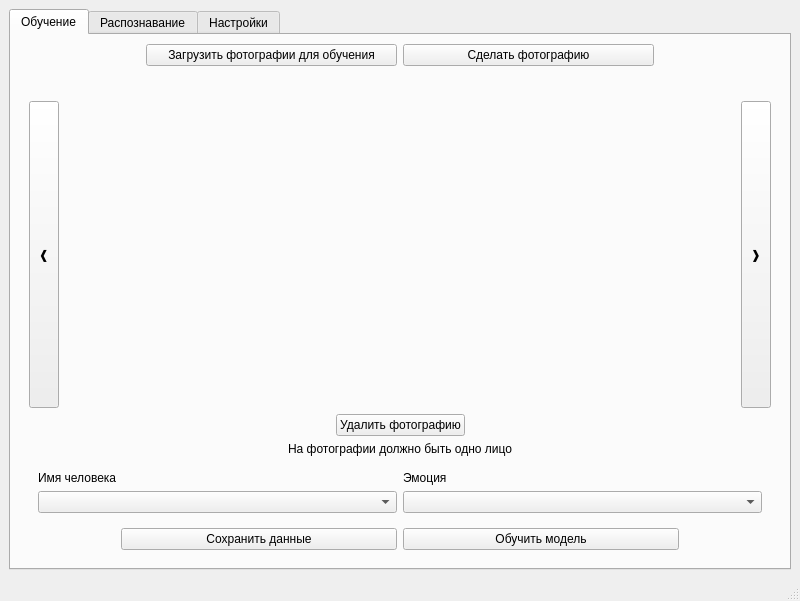
<?xml version="1.0" encoding="UTF-8"?>
<ui version="4.0">
 <class>MainWindow</class>
 <widget class="QMainWindow" name="MainWindow">
  <property name="geometry">
   <rect>
    <x>0</x>
    <y>0</y>
    <width>800</width>
    <height>601</height>
   </rect>
  </property>
  <property name="windowTitle">
   <string>FaceAnalyzer</string>
  </property>
  <widget class="QWidget" name="centralwidget">
   <layout class="QVBoxLayout" name="verticalLayout">
    <item>
     <widget class="QTabWidget" name="tab_widget">
      <property name="currentIndex">
       <number>0</number>
      </property>
      <widget class="QWidget" name="tap_learning">
       <attribute name="title">
        <string>Обучение</string>
       </attribute>
       <layout class="QVBoxLayout" name="verticalLayout_3">
        <item>
         <layout class="QHBoxLayout" name="horizontalLayout_3" stretch="1,2,2,1">
          <item>
           <spacer name="horizontalSpacer_13">
            <property name="orientation">
             <enum>Qt::Horizontal</enum>
            </property>
            <property name="sizeHint" stdset="0">
             <size>
              <width>40</width>
              <height>20</height>
             </size>
            </property>
           </spacer>
          </item>
          <item>
           <widget class="QPushButton" name="btn_load_images1">
            <property name="sizePolicy">
             <sizepolicy hsizetype="Minimum" vsizetype="Fixed">
              <horstretch>0</horstretch>
              <verstretch>0</verstretch>
             </sizepolicy>
            </property>
            <property name="text">
             <string>Загрузить фотографии для обучения</string>
            </property>
           </widget>
          </item>
          <item>
           <widget class="QPushButton" name="btn_take_photo">
            <property name="text">
             <string>Сделать фотографию</string>
            </property>
           </widget>
          </item>
          <item>
           <spacer name="horizontalSpacer_3">
            <property name="orientation">
             <enum>Qt::Horizontal</enum>
            </property>
            <property name="sizeHint" stdset="0">
             <size>
              <width>40</width>
              <height>20</height>
             </size>
            </property>
           </spacer>
          </item>
         </layout>
        </item>
        <item>
         <widget class="QWidget" name="learning_content_2" native="true">
          <property name="enabled">
           <bool>true</bool>
          </property>
          <property name="styleSheet">
           <string notr="true"/>
          </property>
          <layout class="QVBoxLayout" name="learning_content">
           <item>
            <widget class="QLabel" name="lbl_image_name1">
             <property name="text">
              <string/>
             </property>
             <property name="alignment">
              <set>Qt::AlignCenter</set>
             </property>
            </widget>
           </item>
           <item>
            <layout class="QHBoxLayout" name="horizontalLayout_12">
             <item>
              <widget class="QToolButton" name="btn_left_image1">
               <property name="sizePolicy">
                <sizepolicy hsizetype="Fixed" vsizetype="Preferred">
                 <horstretch>0</horstretch>
                 <verstretch>0</verstretch>
                </sizepolicy>
               </property>
               <property name="minimumSize">
                <size>
                 <width>30</width>
                 <height>0</height>
                </size>
               </property>
               <property name="text">
                <string>❰</string>
               </property>
              </widget>
             </item>
             <item>
              <widget class="QLabel" name="image1">
               <property name="sizePolicy">
                <sizepolicy hsizetype="Expanding" vsizetype="Expanding">
                 <horstretch>0</horstretch>
                 <verstretch>0</verstretch>
                </sizepolicy>
               </property>
               <property name="text">
                <string/>
               </property>
               <property name="scaledContents">
                <bool>false</bool>
               </property>
               <property name="alignment">
                <set>Qt::AlignCenter</set>
               </property>
              </widget>
             </item>
             <item>
              <widget class="QToolButton" name="btn_right_image1">
               <property name="sizePolicy">
                <sizepolicy hsizetype="Fixed" vsizetype="Preferred">
                 <horstretch>0</horstretch>
                 <verstretch>0</verstretch>
                </sizepolicy>
               </property>
               <property name="minimumSize">
                <size>
                 <width>30</width>
                 <height>0</height>
                </size>
               </property>
               <property name="text">
                <string>❱</string>
               </property>
              </widget>
             </item>
            </layout>
           </item>
           <item>
            <layout class="QHBoxLayout" name="horizontalLayout_14">
             <item>
              <spacer name="horizontalSpacer_12">
               <property name="orientation">
                <enum>Qt::Horizontal</enum>
               </property>
               <property name="sizeHint" stdset="0">
                <size>
                 <width>40</width>
                 <height>20</height>
                </size>
               </property>
              </spacer>
             </item>
             <item>
              <widget class="QPushButton" name="btn_delete_image">
               <property name="text">
                <string>Удалить фотографию</string>
               </property>
              </widget>
             </item>
             <item>
              <spacer name="horizontalSpacer_10">
               <property name="orientation">
                <enum>Qt::Horizontal</enum>
               </property>
               <property name="sizeType">
                <enum>QSizePolicy::Expanding</enum>
               </property>
               <property name="sizeHint" stdset="0">
                <size>
                 <width>40</width>
                 <height>20</height>
                </size>
               </property>
              </spacer>
             </item>
            </layout>
           </item>
           <item>
            <widget class="QLabel" name="lbl_learning_error">
             <property name="text">
              <string>На фотографии должно быть одно лицо</string>
             </property>
             <property name="alignment">
              <set>Qt::AlignCenter</set>
             </property>
            </widget>
           </item>
           <item>
            <widget class="QWidget" name="learning_tools" native="true">
             <layout class="QGridLayout" name="gridLayout">
              <item row="1" column="0">
               <widget class="QLabel" name="lbl_name">
                <property name="text">
                 <string>Имя человека</string>
                </property>
               </widget>
              </item>
              <item row="1" column="1">
               <widget class="QLabel" name="lbl_emotion">
                <property name="text">
                 <string>Эмоция</string>
                </property>
               </widget>
              </item>
              <item row="2" column="0">
               <widget class="QComboBox" name="cb_name">
                <property name="styleSheet">
                 <string notr="true"/>
                </property>
               </widget>
              </item>
              <item row="2" column="1">
               <widget class="QComboBox" name="cb_emotion"/>
              </item>
             </layout>
            </widget>
           </item>
           <item>
            <layout class="QHBoxLayout" name="horizontalLayout_4" stretch="1,3,3,1">
             <item>
              <spacer name="horizontalSpacer_11">
               <property name="orientation">
                <enum>Qt::Horizontal</enum>
               </property>
               <property name="sizeHint" stdset="0">
                <size>
                 <width>40</width>
                 <height>20</height>
                </size>
               </property>
              </spacer>
             </item>
             <item>
              <widget class="QPushButton" name="btn_save_data">
               <property name="text">
                <string>Сохранить данные</string>
               </property>
              </widget>
             </item>
             <item>
              <widget class="QPushButton" name="btn_learn">
               <property name="sizePolicy">
                <sizepolicy hsizetype="Minimum" vsizetype="Fixed">
                 <horstretch>0</horstretch>
                 <verstretch>0</verstretch>
                </sizepolicy>
               </property>
               <property name="text">
                <string>Обучить модель</string>
               </property>
              </widget>
             </item>
             <item>
              <spacer name="horizontalSpacer_4">
               <property name="orientation">
                <enum>Qt::Horizontal</enum>
               </property>
               <property name="sizeHint" stdset="0">
                <size>
                 <width>40</width>
                 <height>20</height>
                </size>
               </property>
              </spacer>
             </item>
            </layout>
           </item>
          </layout>
         </widget>
        </item>
       </layout>
      </widget>
      <widget class="QWidget" name="tap_recognition">
       <attribute name="title">
        <string>Распознавание</string>
       </attribute>
       <layout class="QVBoxLayout" name="verticalLayout_2">
        <item>
         <widget class="QLabel" name="model_label">
          <property name="text">
           <string/>
          </property>
         </widget>
        </item>
        <item>
         <widget class="QToolBox" name="tool_box">
          <property name="currentIndex">
           <number>0</number>
          </property>
          <widget class="QWidget" name="page_image">
           <property name="geometry">
            <rect>
             <x>0</x>
             <y>0</y>
             <width>308</width>
             <height>157</height>
            </rect>
           </property>
           <attribute name="label">
            <string>Фотографии</string>
           </attribute>
           <layout class="QVBoxLayout" name="verticalLayout_5">
            <item>
             <layout class="QHBoxLayout" name="horizontalLayout" stretch="1,2,1">
              <item>
               <spacer name="horizontalSpacer_5">
                <property name="orientation">
                 <enum>Qt::Horizontal</enum>
                </property>
                <property name="sizeHint" stdset="0">
                 <size>
                  <width>40</width>
                  <height>20</height>
                 </size>
                </property>
               </spacer>
              </item>
              <item>
               <widget class="QPushButton" name="btn_load_images2">
                <property name="text">
                 <string>Загрузить фотографии</string>
                </property>
               </widget>
              </item>
              <item>
               <spacer name="horizontalSpacer_6">
                <property name="orientation">
                 <enum>Qt::Horizontal</enum>
                </property>
                <property name="sizeHint" stdset="0">
                 <size>
                  <width>40</width>
                  <height>20</height>
                 </size>
                </property>
               </spacer>
              </item>
             </layout>
            </item>
            <item>
             <widget class="QWidget" name="image_content_2" native="true">
              <layout class="QVBoxLayout" name="image_content">
               <item>
                <widget class="QLabel" name="lbl_image_name2">
                 <property name="text">
                  <string/>
                 </property>
                 <property name="alignment">
                  <set>Qt::AlignCenter</set>
                 </property>
                </widget>
               </item>
               <item>
                <layout class="QHBoxLayout" name="horizontalLayout_13">
                 <item>
                  <widget class="QToolButton" name="btn_left_image2">
                   <property name="sizePolicy">
                    <sizepolicy hsizetype="Fixed" vsizetype="Preferred">
                     <horstretch>0</horstretch>
                     <verstretch>0</verstretch>
                    </sizepolicy>
                   </property>
                   <property name="minimumSize">
                    <size>
                     <width>30</width>
                     <height>0</height>
                    </size>
                   </property>
                   <property name="text">
                    <string>❰</string>
                   </property>
                  </widget>
                 </item>
                 <item>
                  <widget class="QLabel" name="image2">
                   <property name="sizePolicy">
                    <sizepolicy hsizetype="Expanding" vsizetype="Expanding">
                     <horstretch>0</horstretch>
                     <verstretch>0</verstretch>
                    </sizepolicy>
                   </property>
                   <property name="text">
                    <string/>
                   </property>
                   <property name="scaledContents">
                    <bool>false</bool>
                   </property>
                   <property name="alignment">
                    <set>Qt::AlignCenter</set>
                   </property>
                  </widget>
                 </item>
                 <item>
                  <widget class="QToolButton" name="btn_right_image2">
                   <property name="sizePolicy">
                    <sizepolicy hsizetype="Fixed" vsizetype="Preferred">
                     <horstretch>0</horstretch>
                     <verstretch>0</verstretch>
                    </sizepolicy>
                   </property>
                   <property name="minimumSize">
                    <size>
                     <width>30</width>
                     <height>0</height>
                    </size>
                   </property>
                   <property name="text">
                    <string>❱</string>
                   </property>
                  </widget>
                 </item>
                </layout>
               </item>
               <item>
                <widget class="QLabel" name="lbl_image_content">
                 <property name="text">
                  <string/>
                 </property>
                 <property name="alignment">
                  <set>Qt::AlignCenter</set>
                 </property>
                </widget>
               </item>
               <item>
                <layout class="QHBoxLayout" name="horizontalLayout_2" stretch="1,2,2,1">
                 <item>
                  <spacer name="horizontalSpacer_15">
                   <property name="orientation">
                    <enum>Qt::Horizontal</enum>
                   </property>
                   <property name="sizeHint" stdset="0">
                    <size>
                     <width>40</width>
                     <height>20</height>
                    </size>
                   </property>
                  </spacer>
                 </item>
                 <item>
                  <widget class="QPushButton" name="btn_save_images">
                   <property name="sizePolicy">
                    <sizepolicy hsizetype="Minimum" vsizetype="Fixed">
                     <horstretch>0</horstretch>
                     <verstretch>0</verstretch>
                    </sizepolicy>
                   </property>
                   <property name="text">
                    <string>Сохранить фотографии</string>
                   </property>
                  </widget>
                 </item>
                 <item>
                  <widget class="QPushButton" name="btn_save_statistic">
                   <property name="sizePolicy">
                    <sizepolicy hsizetype="Minimum" vsizetype="Fixed">
                     <horstretch>0</horstretch>
                     <verstretch>0</verstretch>
                    </sizepolicy>
                   </property>
                   <property name="text">
                    <string>Выгрузить статистику</string>
                   </property>
                  </widget>
                 </item>
                 <item>
                  <spacer name="horizontalSpacer_2">
                   <property name="orientation">
                    <enum>Qt::Horizontal</enum>
                   </property>
                   <property name="sizeHint" stdset="0">
                    <size>
                     <width>40</width>
                     <height>20</height>
                    </size>
                   </property>
                  </spacer>
                 </item>
                </layout>
               </item>
              </layout>
             </widget>
            </item>
           </layout>
          </widget>
          <widget class="QWidget" name="page_stream">
           <property name="geometry">
            <rect>
             <x>0</x>
             <y>0</y>
             <width>298</width>
             <height>81</height>
            </rect>
           </property>
           <attribute name="label">
            <string>Потоковое видео</string>
           </attribute>
           <layout class="QVBoxLayout" name="verticalLayout_6">
            <item>
             <layout class="QHBoxLayout" name="horizontalLayout_5" stretch="1,2,2,1">
              <item>
               <spacer name="horizontalSpacer_7">
                <property name="orientation">
                 <enum>Qt::Horizontal</enum>
                </property>
                <property name="sizeHint" stdset="0">
                 <size>
                  <width>40</width>
                  <height>20</height>
                 </size>
                </property>
               </spacer>
              </item>
              <item>
               <widget class="QPushButton" name="btn_run_stream">
                <property name="text">
                 <string>Запустить трансляцию</string>
                </property>
               </widget>
              </item>
              <item>
               <widget class="QPushButton" name="btn_stop_stream">
                <property name="enabled">
                 <bool>false</bool>
                </property>
                <property name="text">
                 <string>Остановить трансляцию</string>
                </property>
               </widget>
              </item>
              <item>
               <spacer name="horizontalSpacer_8">
                <property name="orientation">
                 <enum>Qt::Horizontal</enum>
                </property>
                <property name="sizeHint" stdset="0">
                 <size>
                  <width>40</width>
                  <height>20</height>
                 </size>
                </property>
               </spacer>
              </item>
             </layout>
            </item>
            <item>
             <widget class="QLabel" name="stream">
              <property name="sizePolicy">
               <sizepolicy hsizetype="Expanding" vsizetype="Expanding">
                <horstretch>0</horstretch>
                <verstretch>0</verstretch>
               </sizepolicy>
              </property>
              <property name="text">
               <string/>
              </property>
              <property name="alignment">
               <set>Qt::AlignCenter</set>
              </property>
             </widget>
            </item>
            <item>
             <widget class="QLabel" name="lbl_stream_content">
              <property name="text">
               <string/>
              </property>
              <property name="alignment">
               <set>Qt::AlignCenter</set>
              </property>
             </widget>
            </item>
           </layout>
          </widget>
         </widget>
        </item>
       </layout>
      </widget>
      <widget class="QWidget" name="tap_settings">
       <attribute name="title">
        <string>Настройки</string>
       </attribute>
       <layout class="QVBoxLayout" name="verticalLayout_4">
        <item>
         <layout class="QHBoxLayout" name="horizontalLayout_11" stretch="1,2">
          <item>
           <widget class="QPushButton" name="btn_db_manager">
            <property name="text">
             <string>Управление базой данных</string>
            </property>
           </widget>
          </item>
          <item>
           <spacer name="horizontalSpacer_9">
            <property name="orientation">
             <enum>Qt::Horizontal</enum>
            </property>
            <property name="sizeHint" stdset="0">
             <size>
              <width>40</width>
              <height>20</height>
             </size>
            </property>
           </spacer>
          </item>
         </layout>
        </item>
        <item>
         <layout class="QHBoxLayout" name="horizontalLayout_10"/>
        </item>
        <item>
         <layout class="QGridLayout" name="gridLayout_2" rowstretch="0,0,0" columnstretch="0,0,0">
          <item row="0" column="2">
           <spacer name="horizontalSpacer">
            <property name="orientation">
             <enum>Qt::Horizontal</enum>
            </property>
            <property name="sizeHint" stdset="0">
             <size>
              <width>40</width>
              <height>20</height>
             </size>
            </property>
           </spacer>
          </item>
          <item row="0" column="1">
           <widget class="QToolButton" name="btn_rect_color">
            <property name="text">
             <string>🎨</string>
            </property>
           </widget>
          </item>
          <item row="1" column="1">
           <widget class="QToolButton" name="btn_text_color">
            <property name="text">
             <string>🎨</string>
            </property>
           </widget>
          </item>
          <item row="1" column="0">
           <widget class="QCheckBox" name="cb_show_text">
            <property name="text">
             <string>Делать подписи на фотографиях</string>
            </property>
            <property name="checked">
             <bool>true</bool>
            </property>
           </widget>
          </item>
          <item row="0" column="0">
           <widget class="QCheckBox" name="cb_show_rect">
            <property name="text">
             <string>Показывать рамку вокруг лица</string>
            </property>
            <property name="checked">
             <bool>true</bool>
            </property>
           </widget>
          </item>
          <item row="2" column="0">
           <widget class="QCheckBox" name="cb_show_landmarks">
            <property name="text">
             <string>Показывать лицевые ориентиры</string>
            </property>
           </widget>
          </item>
          <item row="2" column="1">
           <widget class="QToolButton" name="btn_landmarks_color">
            <property name="text">
             <string>🎨</string>
            </property>
           </widget>
          </item>
         </layout>
        </item>
        <item>
         <spacer name="verticalSpacer">
          <property name="orientation">
           <enum>Qt::Vertical</enum>
          </property>
          <property name="sizeHint" stdset="0">
           <size>
            <width>20</width>
            <height>40</height>
           </size>
          </property>
         </spacer>
        </item>
       </layout>
      </widget>
     </widget>
    </item>
   </layout>
  </widget>
  <widget class="QStatusBar" name="statusbar">
   <property name="sizeGripEnabled">
    <bool>true</bool>
   </property>
  </widget>
 </widget>
 <resources/>
 <connections/>
</ui>
